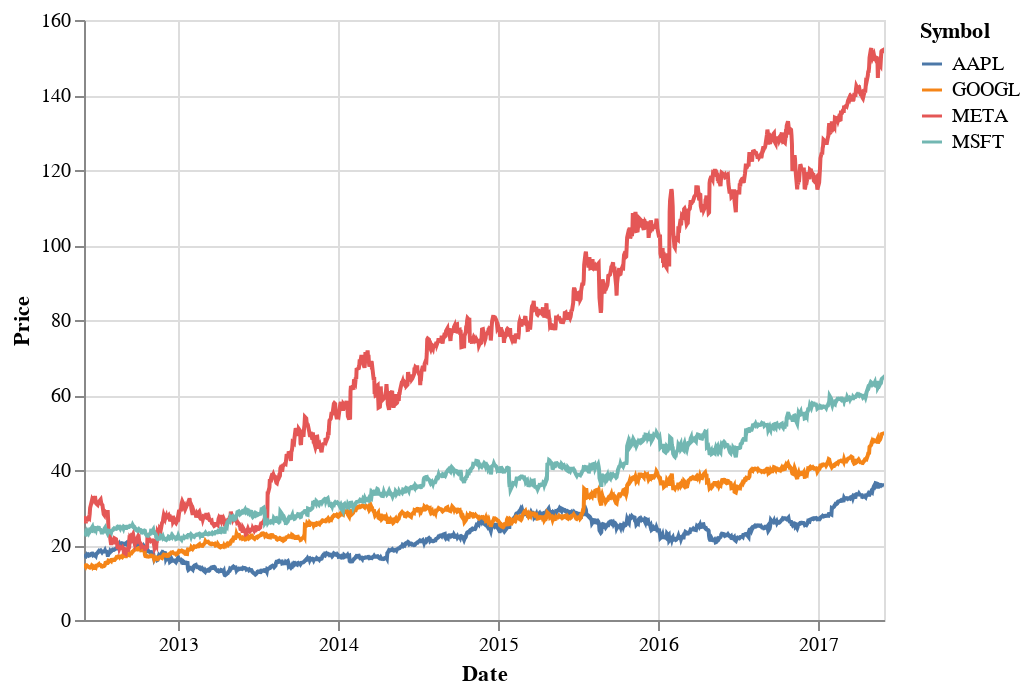

Notebook cell for this chart:
### Code cell
import yfinance as yf
import altair as alt
import pandas as pd

# Download the data
tickers = ["GOOGL", "META", "MSFT", "AAPL"]
data = yf.download(tickers, start="2012-06-01", end="2017-06-01")['Adj Close']

# Prepare the data
data_df = data[0:3000]
data_long = pd.melt(data_df.reset_index(), id_vars=['Date'], value_vars=['AAPL', 'GOOGL', 'META', 'MSFT'],
                    var_name='Symbol', value_name='Price')

# Enable Altair rendering (use 'default' or 'notebook' depending on your environment)
alt.renderers.enable('default')

# Create the chart
chart = alt.Chart(data_long).mark_line().encode(
    x='Date:T',
    y='Price:Q',
    color='Symbol:N'
).interactive()

chart

### Figure 1 — Vega-Lite specification as saved in the notebook (floating-point values rounded to 4 significant figures; data arrays with more than 128 entries replaced by an {"elided": "..."} marker saying what was removed)
{"config": {"view": {"continuousWidth": 400, "continuousHeight": 300}}, "data": {"name": "data-cf786c6b6d2be48c8d151c231e2f8ed8"}, "mark": "line", "encoding": {"color": {"field": "Symbol", "type": "nominal"}, "x": {"field": "Date", "type": "temporal"}, "y": {"field": "Price", "type": "quantitative"}}, "selection": {"selector002": {"type": "interval", "bind": "scales", "encodings": ["x", "y"]}}, "$schema": "https://vega.github.io/schema/vega-lite/v4.17.0.json", "datasets": {"data-cf786c6b6d2be48c8d151c231e2f8ed8": {"elided": "5028 records"}}}
